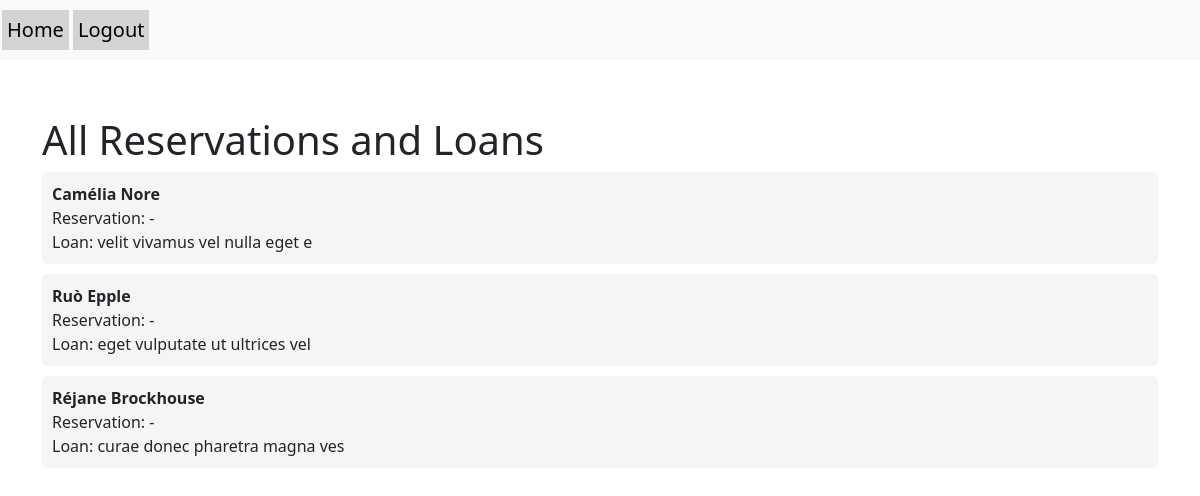
Page /LA-Reservations-OLD.php (signed in) on the committed database.
### tables this page shows
create table if not exists user
(
    id         int(10) auto_increment
        primary key,
    school_id  int(7)                                     not null,
    first_name varchar(20)                                not null,
    last_name  varchar(20)                                not null,
    username   varchar(20)                                not null,
    password   varchar(20)                                not null,
    phone      int(10)                                    not null,
    email      varchar(25)                                not null,
    birth_date date                                       not null,
    role       enum ('local_admin', 'teacher', 'student') not null,
    status     enum ('active', 'not_active')              not null,
    constraint fk_school_id2
        foreign key (school_id) references school (id)
            on update cascade
)
    collate = latin1_swedish_ci;

### LA-Reservations-OLD.php (the view, shortened to what this page needs)
<!doctype html>
<html lang="en">
<head>
    <link href="https://cdn.jsdelivr.net/npm/bootstrap@5.3.0-alpha3/dist/css/bootstrap.min.css" rel="stylesheet"
>
</head>
<body>
	<nav class="navbar navbar-expand-lg navbar-light bg-light">
	  <a class="navbar-brand" href="GlobalAdmin_layout.php" style="background-color: lightgray; padding: 5px; margin: 2px;">Home</a>
	  <a class="navbar-brand" href="logout.php" style="background-color: lightgray; padding: 5px; margin: 2px;">Logout</a>
	</nav>
    <section>
        <div class="container">
            <div class="row mt-3">
                <div class="col-sm-12">
                    <h1>All Reservations and Loans</h1>
                    <ul>
                        <?php
                        require_once 'conn.php';
                        $local_admin_id = $_SESSION['user_id'];
                        $query = "SELECT DISTINCT u.id, u.first_name, u.last_name, r.title AS reservation_title, l.title AS loan_title
                                  FROM user u
                                  LEFT JOIN (
                                      SELECT r.user_id, b.title
                                      FROM reservation r
                                      JOIN book_school bs ON r.book_school_id = bs.id
                                      JOIN book b ON bs.book_id = b.id
                                      WHERE r.status = 'active'
                                  ) AS r ON u.id = r.user_id
                                  LEFT JOIN (
                                      SELECT l.user_id, b.title
                                      FROM loan l
                                      JOIN book_school bs ON l.book_school_id = bs.id
                                      JOIN book b ON bs.book_id = b.id
                                      WHERE l.return_date IS NULL
                                  ) AS l ON u.id = l.user_id
                                  JOIN school s ON u.school_id = s.id
                                  WHERE s.admin_id = '$local_admin_id'
                                  AND (r.title IS NOT NULL OR l.title IS NOT NULL)";
                        $result = $conn->query($query);
                        if ($result->num_rows > 0) {
                            while ($row = $result->fetch_assoc()) {
                                $firstName = $row["first_name"];
                                $lastName = $row["last_name"];
                                $reservationTitle = $row["reservation_title"];
                                $loanTitle = $row["loan_title"];
                                echo "<li>";
                                echo "<strong>$firstName $lastName</strong><br>";
                                echo "Reservation: ";
                                echo $reservationTitle ? $reservationTitle : "-";
                                echo "<br>";
                                echo "Loan: ";
                                echo $loanTitle ? $loanTitle : "-";
                                echo "</li>";
                            }
                        } else {
                            echo "<li>No users found with reservations or loans.</li>";
                        }
                        ?>
                    </ul>
                </div>
            </div>
        </div>
    </section>
</body>
</html>
</html>

### LA-Reservations-OLD.php (style rules this page uses)
ul { list-style-type: none; padding: 0; }
li { margin-bottom: 10px; background-color: #f5f5f5; padding: 10px; border-radius: 5px; }
h1 { margin-top: 40px; }

### rows in the picture
user: first_name "Camélia", last_name "Nore", loanTitle "velit vivamus vel nulla eget e"
user: first_name "Ruò", last_name "Epple", loanTitle "eget vulputate ut ultrices vel"
user: first_name "Réjane", last_name "Brockhouse", loanTitle "curae donec pharetra magna ves"
